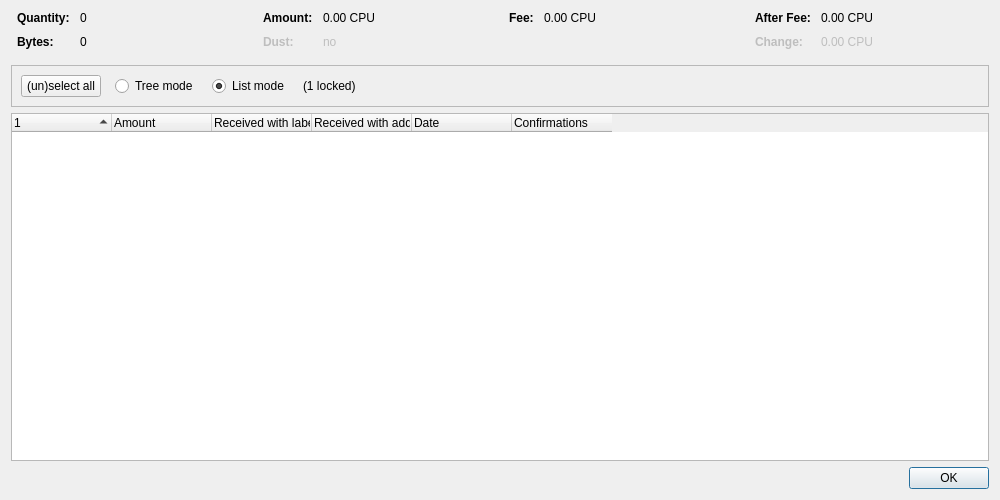
<?xml version="1.0" encoding="UTF-8"?>
<ui version="4.0">
 <class>CoinControlDialog</class>
 <widget class="QDialog" name="CoinControlDialog">
  <property name="geometry">
   <rect>
    <x>0</x>
    <y>0</y>
    <width>1000</width>
    <height>500</height>
   </rect>
  </property>
  <property name="windowTitle">
   <string>Coin Selection</string>
  </property>
  <layout class="QVBoxLayout" name="verticalLayout">
   <item>
    <layout class="QHBoxLayout" name="horizontalLayoutTop" stretch="0,0,0,0">
     <property name="topMargin">
      <number>0</number>
     </property>
     <property name="bottomMargin">
      <number>10</number>
     </property>
     <item>
      <layout class="QFormLayout" name="formLayoutCoinControl1">
       <property name="horizontalSpacing">
        <number>10</number>
       </property>
       <property name="verticalSpacing">
        <number>10</number>
       </property>
       <property name="leftMargin">
        <number>6</number>
       </property>
       <property name="rightMargin">
        <number>6</number>
       </property>
       <item row="0" column="0">
        <widget class="QLabel" name="labelCoinControlQuantityText">
         <property name="font">
          <font>
           <weight>75</weight>
           <bold>true</bold>
          </font>
         </property>
         <property name="text">
          <string>Quantity:</string>
         </property>
        </widget>
       </item>
       <item row="0" column="1">
        <widget class="QLabel" name="labelCoinControlQuantity">
         <property name="cursor">
          <cursorShape>IBeamCursor</cursorShape>
         </property>
         <property name="contextMenuPolicy">
          <enum>Qt::ActionsContextMenu</enum>
         </property>
         <property name="text">
          <string notr="true">0</string>
         </property>
         <property name="textInteractionFlags">
          <set>Qt::LinksAccessibleByMouse|Qt::TextSelectableByKeyboard|Qt::TextSelectableByMouse</set>
         </property>
        </widget>
       </item>
       <item row="1" column="0">
        <widget class="QLabel" name="labelCoinControlBytesText">
         <property name="font">
          <font>
           <weight>75</weight>
           <bold>true</bold>
          </font>
         </property>
         <property name="text">
          <string>Bytes:</string>
         </property>
        </widget>
       </item>
       <item row="1" column="1">
        <widget class="QLabel" name="labelCoinControlBytes">
         <property name="cursor">
          <cursorShape>IBeamCursor</cursorShape>
         </property>
         <property name="contextMenuPolicy">
          <enum>Qt::ActionsContextMenu</enum>
         </property>
         <property name="text">
          <string notr="true">0</string>
         </property>
         <property name="textInteractionFlags">
          <set>Qt::LinksAccessibleByMouse|Qt::TextSelectableByKeyboard|Qt::TextSelectableByMouse</set>
         </property>
        </widget>
       </item>
      </layout>
     </item>
     <item>
      <layout class="QFormLayout" name="formLayoutCoinControl2">
       <property name="horizontalSpacing">
        <number>10</number>
       </property>
       <property name="verticalSpacing">
        <number>10</number>
       </property>
       <property name="leftMargin">
        <number>6</number>
       </property>
       <property name="rightMargin">
        <number>6</number>
       </property>
       <item row="0" column="0">
        <widget class="QLabel" name="labelCoinControlAmountText">
         <property name="font">
          <font>
           <weight>75</weight>
           <bold>true</bold>
          </font>
         </property>
         <property name="text">
          <string>Amount:</string>
         </property>
        </widget>
       </item>
       <item row="0" column="1">
        <widget class="QLabel" name="labelCoinControlAmount">
         <property name="cursor">
          <cursorShape>IBeamCursor</cursorShape>
         </property>
         <property name="contextMenuPolicy">
          <enum>Qt::ActionsContextMenu</enum>
         </property>
         <property name="text">
          <string notr="true">0.00 CPU</string>
         </property>
         <property name="textInteractionFlags">
          <set>Qt::LinksAccessibleByMouse|Qt::TextSelectableByKeyboard|Qt::TextSelectableByMouse</set>
         </property>
        </widget>
       </item>
       <item row="1" column="0">
        <widget class="QLabel" name="labelCoinControlLowOutputText">
         <property name="enabled">
          <bool>false</bool>
         </property>
         <property name="font">
          <font>
           <weight>75</weight>
           <bold>true</bold>
          </font>
         </property>
         <property name="text">
          <string>Dust:</string>
         </property>
        </widget>
       </item>
       <item row="1" column="1">
        <widget class="QLabel" name="labelCoinControlLowOutput">
         <property name="enabled">
          <bool>false</bool>
         </property>
         <property name="cursor">
          <cursorShape>IBeamCursor</cursorShape>
         </property>
         <property name="contextMenuPolicy">
          <enum>Qt::ActionsContextMenu</enum>
         </property>
         <property name="text">
          <string notr="true">no</string>
         </property>
         <property name="textInteractionFlags">
          <set>Qt::LinksAccessibleByMouse|Qt::TextSelectableByKeyboard|Qt::TextSelectableByMouse</set>
         </property>
        </widget>
       </item>
      </layout>
     </item>
     <item>
      <layout class="QFormLayout" name="formLayoutCoinControl3">
       <property name="horizontalSpacing">
        <number>10</number>
       </property>
       <property name="verticalSpacing">
        <number>10</number>
       </property>
       <property name="leftMargin">
        <number>6</number>
       </property>
       <property name="rightMargin">
        <number>6</number>
       </property>
       <item row="0" column="0">
        <widget class="QLabel" name="labelCoinControlFeeText">
         <property name="font">
          <font>
           <weight>75</weight>
           <bold>true</bold>
          </font>
         </property>
         <property name="text">
          <string>Fee:</string>
         </property>
        </widget>
       </item>
       <item row="0" column="1">
        <widget class="QLabel" name="labelCoinControlFee">
         <property name="cursor">
          <cursorShape>IBeamCursor</cursorShape>
         </property>
         <property name="contextMenuPolicy">
          <enum>Qt::ActionsContextMenu</enum>
         </property>
         <property name="text">
          <string notr="true">0.00 CPU</string>
         </property>
         <property name="textInteractionFlags">
          <set>Qt::LinksAccessibleByMouse|Qt::TextSelectableByKeyboard|Qt::TextSelectableByMouse</set>
         </property>
        </widget>
       </item>
      </layout>
     </item>
     <item>
      <layout class="QFormLayout" name="formLayoutCoinControl4">
       <property name="horizontalSpacing">
        <number>10</number>
       </property>
       <property name="verticalSpacing">
        <number>10</number>
       </property>
       <property name="leftMargin">
        <number>6</number>
       </property>
       <property name="rightMargin">
        <number>6</number>
       </property>
       <item row="0" column="0">
        <widget class="QLabel" name="labelCoinControlAfterFeeText">
         <property name="font">
          <font>
           <weight>75</weight>
           <bold>true</bold>
          </font>
         </property>
         <property name="text">
          <string>After Fee:</string>
         </property>
        </widget>
       </item>
       <item row="0" column="1">
        <widget class="QLabel" name="labelCoinControlAfterFee">
         <property name="cursor">
          <cursorShape>IBeamCursor</cursorShape>
         </property>
         <property name="contextMenuPolicy">
          <enum>Qt::ActionsContextMenu</enum>
         </property>
         <property name="text">
          <string notr="true">0.00 CPU</string>
         </property>
         <property name="textInteractionFlags">
          <set>Qt::LinksAccessibleByMouse|Qt::TextSelectableByKeyboard|Qt::TextSelectableByMouse</set>
         </property>
        </widget>
       </item>
       <item row="1" column="0">
        <widget class="QLabel" name="labelCoinControlChangeText">
         <property name="enabled">
          <bool>false</bool>
         </property>
         <property name="font">
          <font>
           <weight>75</weight>
           <bold>true</bold>
          </font>
         </property>
         <property name="text">
          <string>Change:</string>
         </property>
        </widget>
       </item>
       <item row="1" column="1">
        <widget class="QLabel" name="labelCoinControlChange">
         <property name="enabled">
          <bool>false</bool>
         </property>
         <property name="cursor">
          <cursorShape>IBeamCursor</cursorShape>
         </property>
         <property name="contextMenuPolicy">
          <enum>Qt::ActionsContextMenu</enum>
         </property>
         <property name="text">
          <string notr="true">0.00 CPU</string>
         </property>
         <property name="textInteractionFlags">
          <set>Qt::LinksAccessibleByMouse|Qt::TextSelectableByKeyboard|Qt::TextSelectableByMouse</set>
         </property>
        </widget>
       </item>
      </layout>
     </item>
    </layout>
   </item>
   <item>
    <widget class="QFrame" name="frame">
     <property name="minimumSize">
      <size>
       <width>0</width>
       <height>40</height>
      </size>
     </property>
     <property name="frameShape">
      <enum>QFrame::StyledPanel</enum>
     </property>
     <property name="frameShadow">
      <enum>QFrame::Sunken</enum>
     </property>
     <layout class="QHBoxLayout" name="horizontalLayout">
      <item>
       <layout class="QHBoxLayout" name="horizontalLayoutPanel" stretch="0,0,0,0,0">
        <property name="spacing">
         <number>14</number>
        </property>
        <item>
         <widget class="QPushButton" name="pushButtonSelectAll">
          <property name="sizePolicy">
           <sizepolicy hsizetype="Maximum" vsizetype="Fixed">
            <horstretch>0</horstretch>
            <verstretch>0</verstretch>
           </sizepolicy>
          </property>
          <property name="text">
           <string>(un)select all</string>
          </property>
          <property name="autoDefault">
           <bool>false</bool>
          </property>
         </widget>
        </item>
        <item>
         <widget class="QRadioButton" name="radioTreeMode">
          <property name="sizePolicy">
           <sizepolicy hsizetype="Maximum" vsizetype="Fixed">
            <horstretch>0</horstretch>
            <verstretch>0</verstretch>
           </sizepolicy>
          </property>
          <property name="text">
           <string>Tree mode</string>
          </property>
         </widget>
        </item>
        <item>
         <widget class="QRadioButton" name="radioListMode">
          <property name="sizePolicy">
           <sizepolicy hsizetype="Maximum" vsizetype="Fixed">
            <horstretch>0</horstretch>
            <verstretch>0</verstretch>
           </sizepolicy>
          </property>
          <property name="text">
           <string>List mode</string>
          </property>
          <property name="checked">
           <bool>true</bool>
          </property>
         </widget>
        </item>
        <item>
         <widget class="QLabel" name="labelLocked">
          <property name="text">
           <string notr="true">(1 locked)</string>
          </property>
         </widget>
        </item>
        <item>
         <spacer name="horizontalSpacer">
          <property name="orientation">
           <enum>Qt::Horizontal</enum>
          </property>
          <property name="sizeHint" stdset="0">
           <size>
            <width>40</width>
            <height>20</height>
           </size>
          </property>
         </spacer>
        </item>
       </layout>
      </item>
     </layout>
    </widget>
   </item>
   <item>
    <widget class="CoinControlTreeWidget" name="treeWidget">
     <property name="contextMenuPolicy">
      <enum>Qt::CustomContextMenu</enum>
     </property>
     <property name="sortingEnabled">
      <bool>false</bool>
     </property>
     <property name="columnCount">
      <number>6</number>
     </property>
     <attribute name="headerShowSortIndicator" stdset="0">
      <bool>true</bool>
     </attribute>
     <attribute name="headerStretchLastSection">
      <bool>false</bool>
     </attribute>
     <column>
      <property name="text">
       <string/>
      </property>
     </column>
     <column>
      <property name="text">
       <string>Amount</string>
      </property>
     </column>
     <column>
      <property name="text">
       <string>Received with label</string>
      </property>
     </column>
     <column>
      <property name="text">
       <string>Received with address</string>
      </property>
     </column>
     <column>
      <property name="text">
       <string>Date</string>
      </property>
     </column>
     <column>
      <property name="text">
       <string>Confirmations</string>
      </property>
      <property name="toolTip">
       <string>Confirmed</string>
      </property>
     </column>
     <column>
      <property name="text">
       <string/>
      </property>
     </column>
     <column>
      <property name="text">
       <string/>
      </property>
     </column>
     <column>
      <property name="text">
       <string/>
      </property>
     </column>
     <column>
      <property name="text">
       <string/>
      </property>
     </column>
    </widget>
   </item>
   <item>
    <widget class="QDialogButtonBox" name="buttonBox">
     <property name="orientation">
      <enum>Qt::Horizontal</enum>
     </property>
     <property name="standardButtons">
      <set>QDialogButtonBox::Ok</set>
     </property>
    </widget>
   </item>
  </layout>
 </widget>
 <customwidgets>
  <customwidget>
   <class>CoinControlTreeWidget</class>
   <extends>QTreeWidget</extends>
   <header>qt/coincontroltreewidget.h</header>
  </customwidget>
 </customwidgets>
 <resources/>
 <connections/>
</ui>
